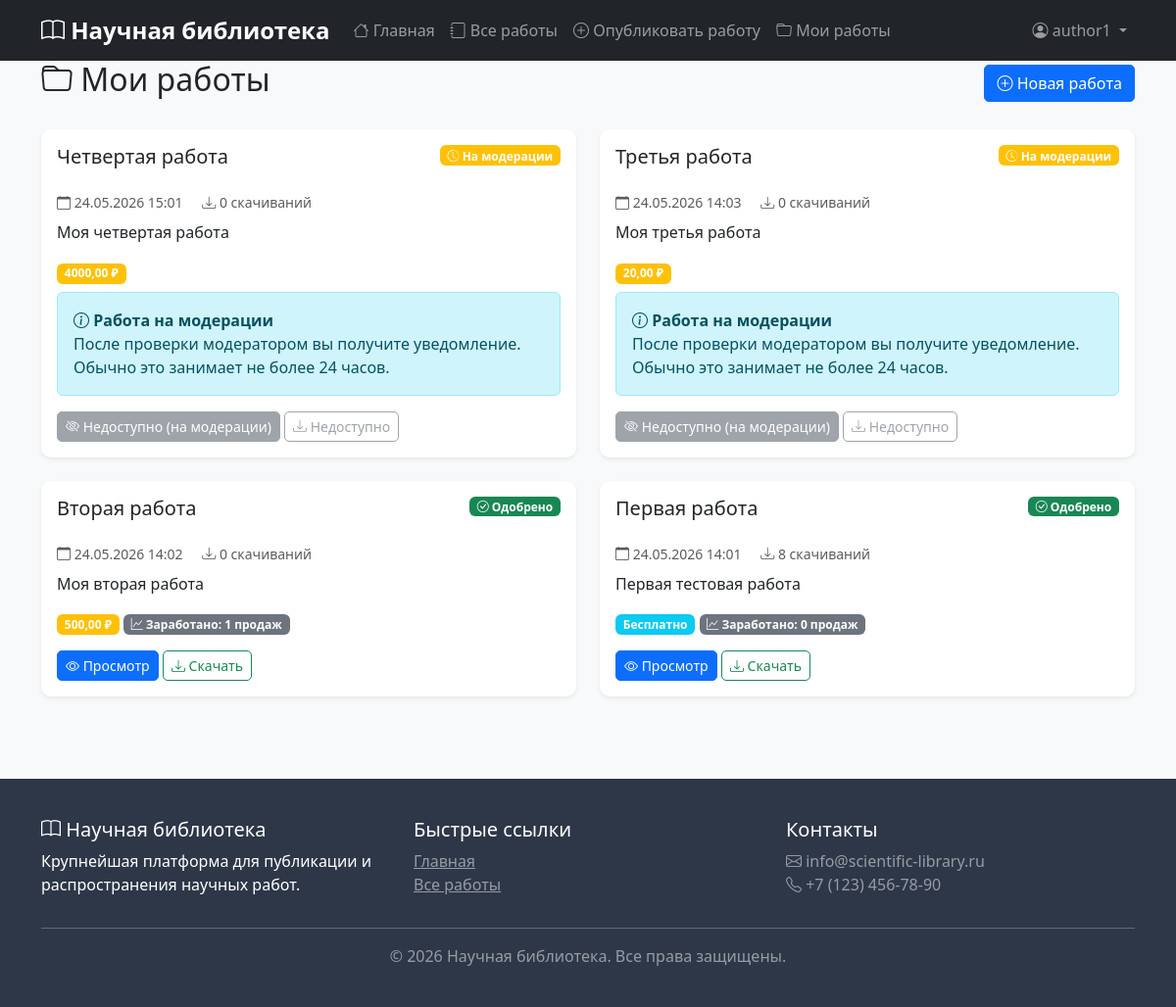
The page /works/my-works/ (signed in) on the database as committed earlier.
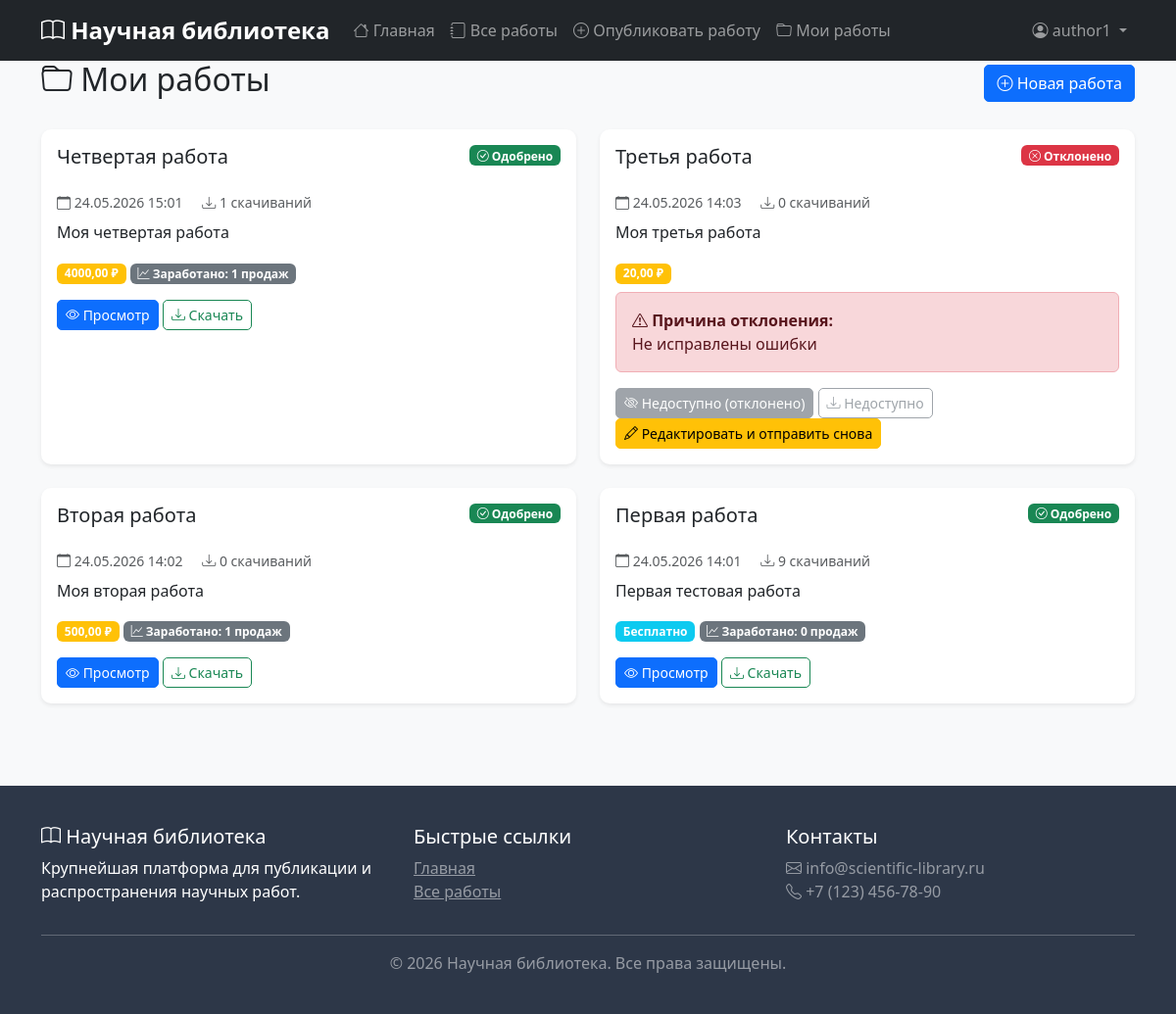
The same page on the database as committed later.
### works/models.py (models this page shows, shortened)
class Work(models.Model):
    STATUS_CHOICES = [
        ('pending', 'На модерации'),
        ('approved', 'Одобрено'),
        ('rejected', 'Отклонено'),
    ]
    title = models.CharField(max_length=200, verbose_name="Название")
    description = models.TextField(verbose_name="Описание")
    author = models.ForeignKey(
        settings.AUTH_USER_MODEL,
        on_delete=models.CASCADE,
        related_name='works',
        verbose_name="Автор"
    )
    categories = models.ManyToManyField(
        Category,
        related_name='works',
        blank=True,
        verbose_name="Категории"
    )
    file = models.FileField(upload_to='works/%Y/%m/%d/', verbose_name="Файл работы", null=True, blank=True)
    price = models.DecimalField(max_digits=10, decimal_places=2, default=0, verbose_name="Цена")
    moderation_status = models.CharField(max_length=20, choices=STATUS_CHOICES, default='pending')
    moderation_comment = models.TextField(blank=True)
    created_at = models.DateTimeField(auto_now_add=True)
    updated_at = models.DateTimeField(auto_now=True)
    published_at = models.DateTimeField(null=True, blank=True)
    downloads_count = models.PositiveIntegerField(default=0)
    class Meta:
        ordering = ['-created_at']
        verbose_name = "Работа"
        verbose_name_plural = "Работы"
    def is_free(self):
        return self.price == 0

class Purchase(models.Model):
    user = models.ForeignKey(settings.AUTH_USER_MODEL, on_delete=models.CASCADE, related_name='purchases')
    work = models.ForeignKey(Work, on_delete=models.CASCADE, related_name='purchases')
    amount = models.DecimalField(max_digits=10, decimal_places=2)
    commission = models.DecimalField(max_digits=10, decimal_places=2, default=0)
    author_share = models.DecimalField(max_digits=10, decimal_places=2, default=0)
    purchase_date = models.DateTimeField(auto_now_add=True)
    class Meta:
        unique_together = ['user', 'work']
        verbose_name = "Покупка"
        verbose_name_plural = "Покупки"

### works/views.py (the view)
# urls.py: path('my-works/', views.my_works, name='my_works'),
@login_required
def my_works(request):
    works = request.user.works.all().order_by('-created_at')
    return render(request, 'works/my_works.html', {'works': works})

### accounts/models.py (called while the page is built)
    def can_publish(self):
        return self.role in ['author', 'moderator', 'admin']

    def is_moderator(self):
        return self.role in ['moderator', 'admin']

### templates/works/my_works.html (shortened to what the changed rows need)
{% extends 'base.html' %}
{% load static %}
{% block content %}
<div class="container">
    <div class="d-flex justify-content-between align-items-center mb-4">
        <h2><i class="bi bi-folder"></i> Мои работы</h2>
    </div>
    <div class="row">
        {% for work in works %}
            <div class="col-md-6 mb-4">
                <div class="card border-0 shadow-sm h-100">
                    <div class="card-body">
                        <div class="d-flex justify-content-between align-items-start mb-3">
                            <h5 class="card-title">{{ work.title }}</h5>
                            {% if work.moderation_status == 'approved' %}
                                <span class="badge bg-success">
                                    <i class="bi bi-check-circle"></i> Одобрено
                                </span>
                            {% elif work.moderation_status == 'rejected' %}
                                <span class="badge bg-danger">
                                    <i class="bi bi-x-circle"></i> Отклонено
                                </span>
                            {% else %}
                                <span class="badge bg-warning">
                                    <i class="bi bi-clock-history"></i> На модерации
                                </span>
                            {% endif %}
                        </div>
                        <p class="card-text text-muted small mb-2">
                            <i class="bi bi-calendar"></i> {{ work.created_at|date:"d.m.Y H:i" }}
                            <span class="ms-3">
                                <i class="bi bi-download"></i> {{ work.downloads_count }} скачиваний
                            </span>
                        </p>
                        <p class="card-text">{{ work.description|truncatewords:30 }}</p>
                        <div class="mb-2">
                            {% if work.is_free %}
                                <span class="badge bg-info">Бесплатно</span>
                            {% else %}
                                <span class="badge bg-warning">{{ work.price }} ₽</span>
                            {% endif %}
                            {% if work.moderation_status == 'approved' %}
                                <span class="badge bg-secondary">
                                    <i class="bi bi-graph-up"></i> Заработано:
                                    {% with total=work.purchases.all|length %}
                                        {% if total > 0 %}
                                            {{ work.purchases.all|length }} продаж
                                        {% else %}
                                            0 продаж
                                        {% endif %}
                                    {% endwith %}
                                </span>
                            {% endif %}
                        </div>
                        {% if work.moderation_status == 'rejected' and work.moderation_comment %}
                            <div class="alert alert-danger mt-2">
                                <strong><i class="bi bi-exclamation-triangle"></i> Причина отклонения:</strong><br>
                                {{ work.moderation_comment }}
                            </div>
                        {% endif %}
                        {% if work.moderation_status == 'pending' %}
                            <div class="alert alert-info mt-2">
                                <i class="bi bi-info-circle"></i>
                                <strong>Работа на модерации</strong><br>
                                После проверки модератором вы получите уведомление.
                                Обычно это занимает не более 24 часов.
                            </div>
                        {% endif %}
                        <div class="mt-3">
                            {% if work.moderation_status == 'approved' %}
                                <a href="{% url 'works:work_detail' work.id %}" class="btn btn-sm btn-primary">
                                    <i class="bi bi-eye"></i> Просмотр
                                </a>
                                <a href="{% url 'works:download_work' work.id %}" class="btn btn-sm btn-outline-success">
                                    <i class="bi bi-download"></i> Скачать
                                </a>
                            {% elif work.moderation_status == 'pending' %}
                                <button class="btn btn-sm btn-secondary" disabled>
                                    <i class="bi bi-eye-slash"></i> Недоступно (на модерации)
                                </button>
                                <button class="btn btn-sm btn-outline-secondary" disabled>
                                    <i class="bi bi-download"></i> Недоступно
                                </button>
                            {% elif work.moderation_status == 'rejected' %}
                                <button class="btn btn-sm btn-secondary" disabled>
                                    <i class="bi bi-eye-slash"></i> Недоступно (отклонено)
                                </button>
                                <button class="btn btn-sm btn-outline-secondary" disabled>
                                    <i class="bi bi-download"></i> Недоступно
                                </button>
                                <a href="{% url 'works:work_edit' work.id %}" class="btn btn-sm btn-warning">
                                    <i class="bi bi-pencil"></i> Редактировать и отправить снова
                                </a>
                            {% endif %}
                        </div>
                    </div>
                </div>
            </div>
        {% endfor %}
    </div>
</div>
{% endblock %}

Rows that differ between the two databases and show on the page:
changed Work "Четвертая работа": downloads_count "0" → "1"; purchases.all|length (not shown) → "1"; moderation_status "На модерации Работа на модерации После проверки модератором вы получите уведомление. Обычно это занимает не более 24 часов. Недоступно (на модерации) Недоступно" → "Одобрено Заработано: продаж Просмотр Скачать"
changed Work "Третья работа": moderation_comment (not shown) → "Не исправлены ошибки"; moderation_status "На модерации Работа на модерации После проверки модератором вы получите уведомление. Обычно это занимает не более 24 часов. Недоступно (на модерации)" → "Отклонено Причина отклонения: Недоступно (отклонено) Редактировать и отправить снова"
changed Work "Первая работа": downloads_count "8" → "9"
